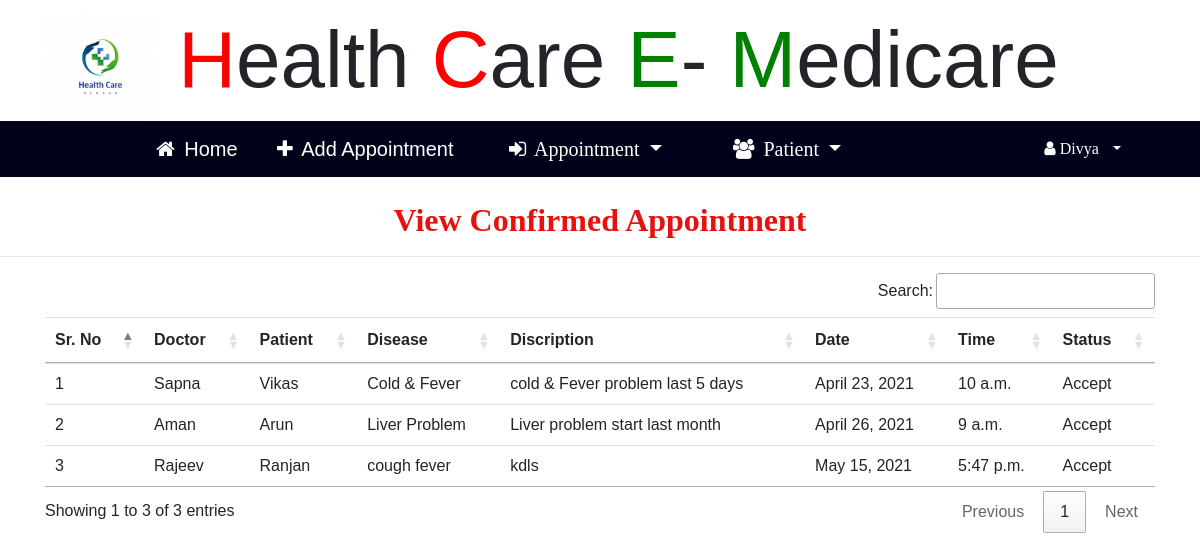
The page /done_appointment (signed in) on the database its author committed.
### hopital/models.py (models this page shows, shortened)
class Appointment(models.Model):
    status = models.ForeignKey(Status,on_delete=models.CASCADE,null=True)
    pat = models.ForeignKey(Patient,on_delete=models.CASCADE,null=True)
    doc = models.ForeignKey(Doctor,on_delete=models.CASCADE,null=True)
    disease = models.CharField(max_length=100,null=True)
    desc = models.TextField(null=True)
    time1 = models.TimeField(null=True)
    date1 = models.DateField(null=True)

class Doctor(models.Model):
    status = models.ForeignKey(Doc_Status,on_delete=models.CASCADE,null=True)
    sign = models.ForeignKey(Signup_User,on_delete=models.CASCADE,null=True)
    age = models.IntegerField(null=True)
    salary = models.IntegerField(null=True)
    last_attend = models.IntegerField(null=True)
    last_date = models.DateField(null=True)
    address = models.CharField(max_length=30,null=True)
    qualification = models.CharField(max_length=30,null=True)
    specialist = models.CharField(max_length=30,null=True)
    gender = models.CharField(max_length=30,null=True)

class Signup_User(models.Model):
    user = models.ForeignKey(User,on_delete=models.CASCADE,null=True)
    mobile = models.IntegerField(null=True)
    image = models.FileField(null=True)
    reg = models.CharField(max_length=30,null=True)

class Patient(models.Model):
    sign = models.ForeignKey(Signup_User,on_delete=models.CASCADE,null=True)
    c_number = models.IntegerField(null=True)
    age = models.IntegerField(null=True)
    address = models.CharField(max_length=30,null=True)
    b_group = models.CharField(max_length=30,null=True)
    gender = models.CharField(max_length=30,null=True)

class Status(models.Model):
    status = models.CharField(max_length=30,null=True)

### hopital/views.py (the view)
# urls.py: path('done_appointment',Done_Appointment,name="done_appointment"),
def Done_Appointment(request):
    if not request.user.is_authenticated:
        return redirect('login_admin')
    status = Status.objects.get(status = "Accept")
    appoint = Appointment.objects.filter(status=status).all
    d={'appoint':appoint}
    return render(request,'done_appointment.html',d)

### hopital/templates/done_appointment.html (shortened to what this page needs)
{% include 'res_nav.html' %}
{% block body %}
<link rel="stylesheet" href="https://cdn.datatables.net/1.10.20/css/jquery.dataTables.min.css">
<link rel="stylesheet" href="https://cdn.datatables.net/buttons/1.6.1/css/buttons.dataTables.min.css">
<center><h2 style = "font-family : 'Monotype Corsiva' ; color : #E6120E ; font-weight : bold;margin-top:2%">
    View Confirmed Appointment</h2></center><hr>
 <div class="container">
<table class="table table-hover" id="example">
  <thead>
  <tr>
    <th>Sr. No</th>
    <th>Doctor</th>
    <th>Patient</th>
    <th>Disease</th>
    <th>Discription</th>
    <th>Date</th>
    <th>Time</th>
    <th>Status</th>
  </tr>
  </thead>
   <tbody>
{% for i in appoint %}
  <tr>
      <td>{{forloop.counter}}</td>
    <td>{{i.doc.sign.user.first_name}} </td>
    <td>{{i.pat.sign.user.first_name}} </td>
    <td>{{i.disease}}</td>
    <td>{{i.desc}}</td>
    <td>{{i.date1}}</td>
    <td>{{i.time1}}</td>
    <td>{{i.status.status}}</td>
      </tr>
   {% endfor %}
    </tbody>
</table>
 </div>
{% endblock %}

### hopital/templates/res_nav.html (shortened to what this page needs)
<!DOCTYPE html>
{% load static %}
<html>
<head>
<link rel="stylesheet" href="https://cdnjs.cloudflare.com/ajax/libs/font-awesome/4.7.0/css/font-awesome.min.css">
<link rel="stylesheet" href="https://stackpath.bootstrapcdn.com/bootstrap/4.5.0/css/bootstrap.min.css">
    <link rel="stylesheet" href="https://cdn.datatables.net/1.10.21/css/jquery.dataTables.min.css">
<link rel="stylesheet" href="https://cdn.datatables.net/buttons/1.6.2/css/buttons.dataTables.min.css">
</head>
<body>
<div class="container" style="font-size:80px;padding:-30px">
        <img src="{% static 'images/hospital11.jpg' %}" style="width:10%;height:-200px" alt=" ">
                        <span style="color:red">H</span>ealth
						<span style="color:red">C</span>are
						<span style="color:green">E</span>-
            <span style="color:green">M</span>edicare
</div>
<div style="margin:0px;padding:0">
    <div style="margin-left:0;background-color:#00021a">
    <nav class="navbar navbar-expand-lg navbar-light" style="margin:0px;background-color:#00021a">
  <a class="navbar-brand" href="{% url 'res_home' %}" style="color:white;margin-left:12%"><i class="fa fa-home" style="margin-right:4px"></i> Home </a>
  <a class="navbar-brand" href="{% url 'create_appointment' %}" style="color:white;margin-left:2%"><i class="fa fa-plus" style="margin-right:4px"></i> Add Appointment</a>
        <span class="nav-item dropdown" style="margin-left:2%;color:white;font-family:'Times New Roman'">
        <a class="nav-link dropdown-toggle navbar-brand" style="color:white" href="#" id="navbarDropdown" role="button" data-toggle="dropdown" aria-haspopup="true" aria-expanded="false">
          <i class="fa fa-sign-in" style="margin-right:4px"></i> Appointment
        </a>
                  </span>
        <span class="nav-item dropdown" style="margin-left:2%;color:white;font-family:'Times New Roman'">
        <a class="nav-link dropdown-toggle navbar-brand" style="color:white" href="#" id="navbarDropdown" role="button" data-toggle="dropdown" aria-haspopup="true" aria-expanded="false">
          <i class="fa fa-users" style="margin-right:4px"></i> Patient
        </a>
                  </span>
  <div class="collapse navbar-collapse nav justify-content-end"  id="navbarNavDropdown" style="margin-right:4%">
  <li class="nav-item dropdown" style="color:white">
        <a class="nav-link dropdown-toggle" style="color:white" href="#" id="navbarDropdown" role="button" data-toggle="dropdown" aria-haspopup="true" aria-expanded="false">
          <i class="fa fa-user" style="margin-right:6px"> {{request.user.username}}</i>
        </a>
      </li>
  </div></nav></div>
</div>
</body>
</html>

### hopital/templates/res_nav.html (style rules this page uses)
body { font-family: "Lato", sans-serif; }
body { margin:0;font-family:Arial }
.dropdown { float:right; }

### rows shown on the page
Appointment: doc.sign.user.first_name "Sapna", pat.sign.user.first_name "Vikas", disease "Cold & Fever", desc "cold & Fever problem last 5 days", date1 "April 23, 2021", time1 "10 a.m.", status.status "Accept"
Appointment: doc.sign.user.first_name "Aman", pat.sign.user.first_name "Arun", disease "Liver Problem", desc "Liver problem start last month", date1 "April 26, 2021", time1 "9 a.m.", status.status "Accept"
Appointment: doc.sign.user.first_name "Rajeev", pat.sign.user.first_name "Ranjan", disease "cough fever", desc "kdls", date1 "May 15, 2021", time1 "5:47 p.m.", status.status "Accept"

### other values the page prints
{{ request.user.username }} "Divya"
